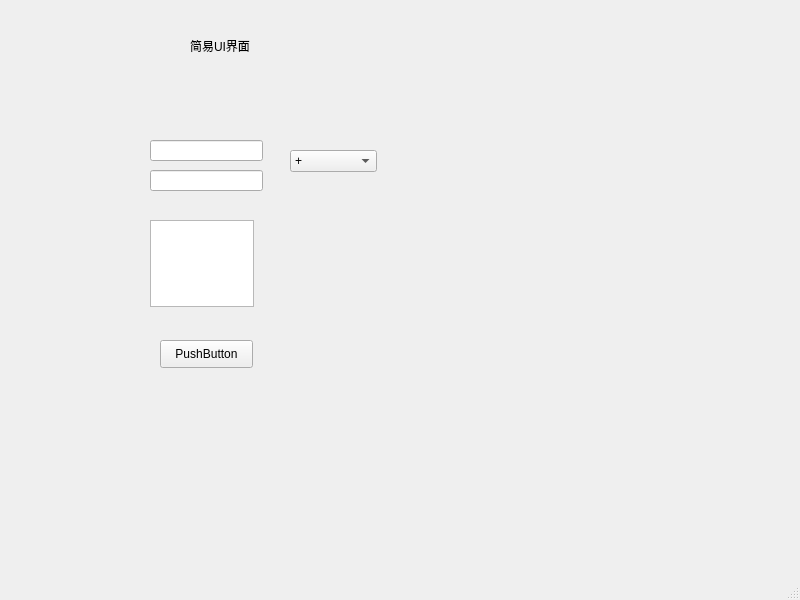
<?xml version="1.0" encoding="UTF-8"?>
<ui version="4.0">
 <class>MainWindow</class>
 <widget class="QMainWindow" name="MainWindow">
  <property name="geometry">
   <rect>
    <x>0</x>
    <y>0</y>
    <width>800</width>
    <height>600</height>
   </rect>
  </property>
  <property name="windowTitle">
   <string>MainWindow</string>
  </property>
  <widget class="QWidget" name="centralwidget">
   <widget class="QPushButton" name="pushButton">
    <property name="geometry">
     <rect>
      <x>160</x>
      <y>340</y>
      <width>93</width>
      <height>28</height>
     </rect>
    </property>
    <property name="mouseTracking">
     <bool>true</bool>
    </property>
    <property name="text">
     <string>PushButton</string>
    </property>
   </widget>
   <widget class="QComboBox" name="comboBox">
    <property name="geometry">
     <rect>
      <x>290</x>
      <y>150</y>
      <width>87</width>
      <height>22</height>
     </rect>
    </property>
    <item>
     <property name="text">
      <string>+</string>
     </property>
    </item>
    <item>
     <property name="text">
      <string>-</string>
     </property>
    </item>
    <item>
     <property name="text">
      <string>x</string>
     </property>
    </item>
   </widget>
   <widget class="QLineEdit" name="lineEdit">
    <property name="geometry">
     <rect>
      <x>150</x>
      <y>140</y>
      <width>113</width>
      <height>21</height>
     </rect>
    </property>
   </widget>
   <widget class="QTextEdit" name="textEdit">
    <property name="geometry">
     <rect>
      <x>150</x>
      <y>220</y>
      <width>104</width>
      <height>87</height>
     </rect>
    </property>
   </widget>
   <widget class="QLabel" name="label">
    <property name="geometry">
     <rect>
      <x>190</x>
      <y>20</y>
      <width>161</width>
      <height>51</height>
     </rect>
    </property>
    <property name="mouseTracking">
     <bool>true</bool>
    </property>
    <property name="text">
     <string>简易UI界面</string>
    </property>
   </widget>
   <widget class="QLineEdit" name="lineEdit_2">
    <property name="geometry">
     <rect>
      <x>150</x>
      <y>170</y>
      <width>113</width>
      <height>21</height>
     </rect>
    </property>
   </widget>
  </widget>
  <widget class="QMenuBar" name="menubar">
   <property name="geometry">
    <rect>
     <x>0</x>
     <y>0</y>
     <width>800</width>
     <height>26</height>
    </rect>
   </property>
  </widget>
  <widget class="QStatusBar" name="statusbar"/>
 </widget>
 <resources/>
 <connections/>
</ui>
